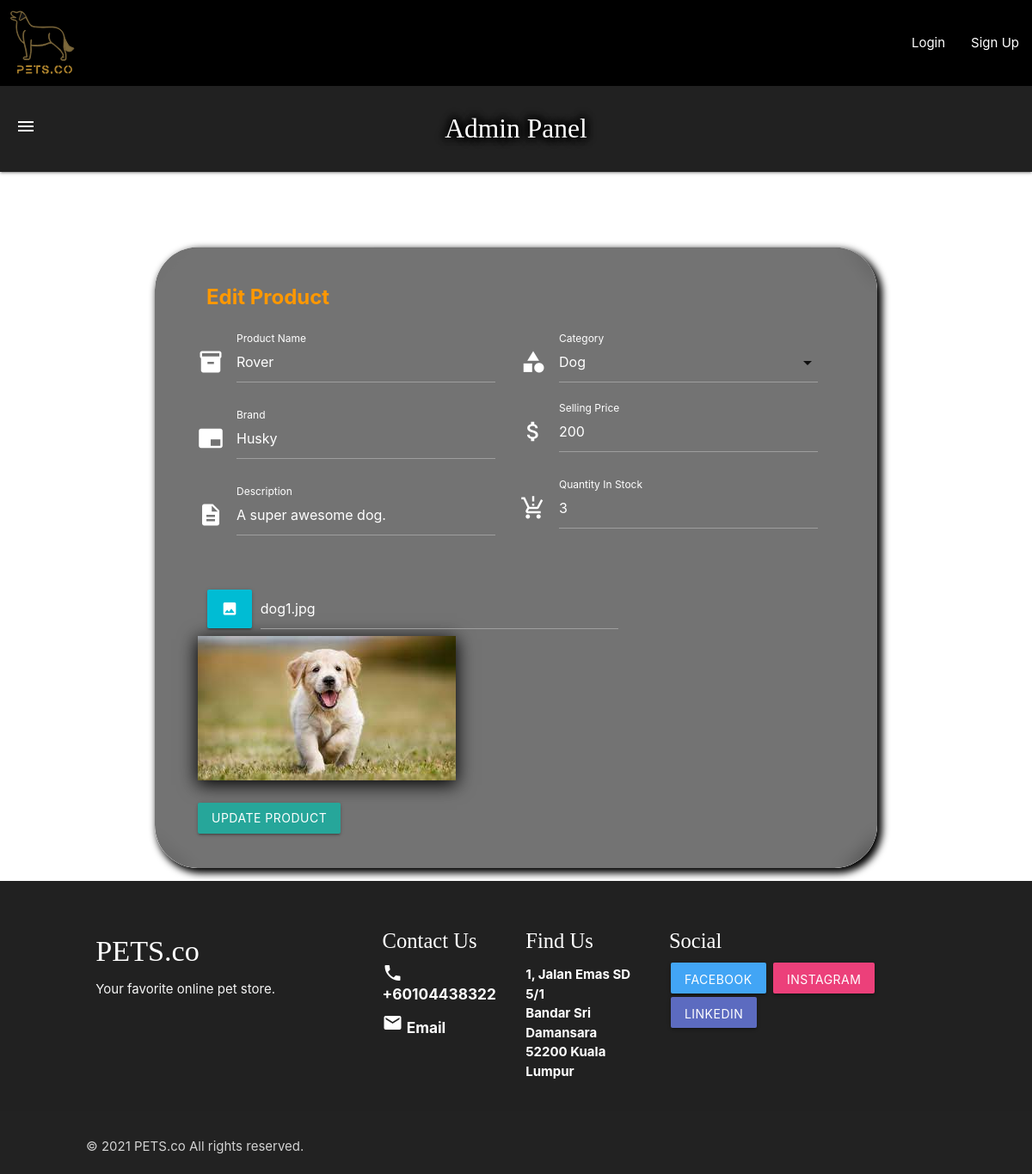
/edit_products.php?item_id=2, run on the app's committed database.
### tables this page shows
CREATE TABLE `items` (
  `ItemID` int(11) NOT NULL,
  `Name` varchar(64) NOT NULL,
  `Brand` varchar(64) NOT NULL,
  `Description` varchar(512) NOT NULL,
  `Category` int(11) NOT NULL,
  `SellingPrice` float NOT NULL,
  `QuantityInStock` int(11) NOT NULL,
  `Image` varchar(512) NOT NULL
);

### edit_products.php (the view, shortened to what this page needs)
<!DOCTYPE html>
<html lang="en">
<?php
  require_once "header.php";
  require_once "admin_nav_bar.php";
  include "includes/utils/dbhandler.php";
  if (isset($_GET['item_id']))
  {
    $itemID = $_GET['item_id'];
    $sql = "SELECT ItemID, Name, Brand, Description, Category, SellingPrice, QuantityInStock, Image
      FROM Items WHERE ItemID = $itemID";
    $result = $conn->query($sql) or die ($conn->error);
    list($item_id, $name, $brand, $description, $category, $sellingprice, $quantityinstock, $image)
      = $result->fetch_array();
  }
  ?>
<div class="rounded-card-parent container" style="margin-top: 50px;">
  <div class="card rounded-card">
    <span class="card-title orange-text bold" style="padding-left: 20px;">Edit Product</span>
    <form action="edit_products.php" method="POST" style="padding-left: 10px;">
      <div class="row">
        <div class="col s6" style="padding-right: 40px;">
          <div class="row">
            <div class="input-field white-text">
              <i class="material-icons prefix">inventory_2</i>
              <input name="name" type="text" class="validate white-text" maxlength="30"
                value="<?php echo $name;?>">
              <label for="name" class="white-text">Product Name</label>
            </div>
          </div>
          <div class="row">
            <div class="input-field white-text">
              <i class="material-icons prefix">branding_watermark</i>
              <input name="brand" type="text" class="validate white-text" maxlength="20"
                value="<?php echo $brand;?>">
              <label for="brand" class="white-text">Brand</label>
            </div>
          </div>
          <div class="row">
            <div class="input-field white-text">
              <i class="material-icons prefix">description</i>
              <input name="description" type="text" class="validate white-text" minlength="5" maxlength="30"
                value="<?php echo $description;?>">
              <label for="description" class="white-text">Description</label>
            </div>
          </div>
        </div>
        <div class="col s6" style="padding-right: 40px;">
          <div class="row">
            <div class="input-field white-text">
              <i class="material-icons prefix white-text">category</i>
              <label class="white-text">Category</label>
            </div>
          </div>
          <div class="row">
            <div class="input-field white-text">
              <i class="material-icons prefix">attach_money</i>
              <input name="sellingprice" type="number" step=".01" class="validate white-text" maxlength="30"
                value="<?php echo $sellingprice;?>">
              <label for="sellingprice" class="white-text">Selling Price</label>
            </div>
          </div>
          <div class="row">
            <div class="input-field white-text">
              <i class="material-icons prefix white-text">production_quantity_limits</i>
              <input name="quantityinstock" type="number" class="validate white-text" maxlength="30"
                value="<?php echo $quantityinstock;?>">
              <label for="quantityinstock" class="white-text">Quantity In Stock</label>
            </div>
          </div>
        </div>
      </div>
      <div class="row">
        <div class="file-field col s8">
          <a class="waves-effect waves-light btn cyan">
            <i class="material-icons prefix">image</i>
          </a>
          <div class="file-path-wrapper">
            <input name="image" class="file-path validate white-text" type="text" onchange="update_image(this)"
              value="<?php echo $image;?>">
          </div>
        </div>
        <img class="shadow-img" id="image" src="images/<?php echo $image;?>" style="width: 300px;">
      </div>
      <button type="submit" id="update" name="update" class="btn">Update Product</button>
    </form>
  </div>
</div>
</html>
<?php include "footer.php"; ?>

### static/css/base.css (style rules this page uses)
html { height: 100%; background-repeat: no-repeat; }
body { height: 100%; animation-name: backgroundColorPalette; background-blend-mode: luminosity; animation-duration: 5s; animation-iteration-count: infinite; animation-direction: alternate; animation-timing-function: linear; }
body::before { background: url('admin_background.jpg'); background-repeat: no-repeat; background-size: cover; background-attachment: fixed; filter: grayscale(); }
.shadow-img { box-shadow: 0px 4px 20px 1px black; }

### static/css/cards.css (style rules this page uses)
.rounded-card-parent { box-shadow: black 4px 4px 8px 2px; border-radius: 50px; transition: 0.3s cubic-bezier(0.8, 0, 0.2, 1); }
.rounded-card { color: white; padding: 40px; clip-path: inset(0px 0px round 50px 50px); background-color: rgba(56, 56, 56, 0.7); backdrop-filter: blur(10px); transition: 0.3s cubic-bezier(0.8, 0, 0.2, 1); }

### data on the page
items: name "Rover", brand "Husky", description "A super awesome dog.", sellingprice "200", quantityinstock "3", image "dog1.jpg", Image (picture)
